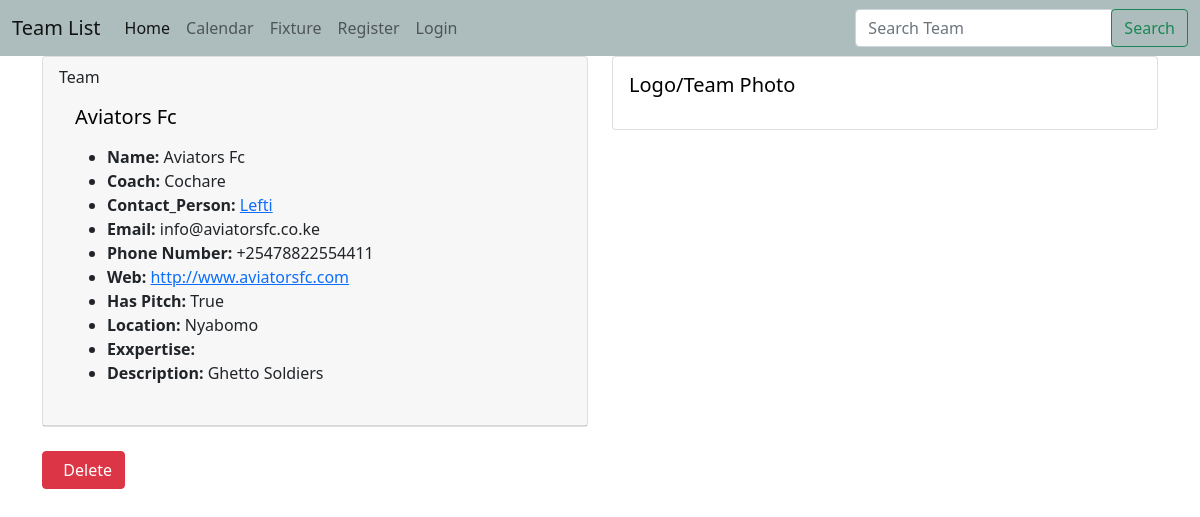
/team/1, run on the app's committed database.
### teams/models.py (models this page shows, shortened)
class Team(models.Model):
    SKILLS_LEVEL = [
        ('Professional', 'Professional: Football is a career'),
        ('Unprofessional', 'Unprofessional: Participate in tournaments'),
        ('Hobbyist', 'Hobbyist: Play for fun and exercise'),
    ]
    name = models.CharField(max_length=200)
    coach = models.CharField(max_length=200)
    contact_person = models.CharField(max_length=200)
    phone_number = models.CharField(max_length=20)
    email = models.EmailField(blank=True)
    web = models.URLField(blank=True)
    created_by = models.ForeignKey(User, on_delete=models.CASCADE)
    logo = models.ImageField(null=True, blank=True, upload_to='images/')
    has_pitch = models.BooleanField(default=False)
    skills_level = models.CharField(
        max_length=20,
        choices=SKILLS_LEVEL,
        default='Select Skills Level'
        )
    location =models.CharField(max_length= 200)
    description = models.TextField(blank=True)
    created_by = models.ForeignKey(User, on_delete=models.CASCADE)

### teams/views.py (the view)
# urls.py: path('team/<int:team_id>', views.team_details, name='team-details'),
def team_details(request, team_id):
    team = Team.objects.get(id=team_id)
    return render(request, 'teams/team_details.html', {'team':team})

### teams/templates/teams/team_details.html (shortened to what this page needs)
{% extends 'teams/base.html' %}
{% block content %}
<centre>
<div class="row">
  <div class="col-sm-6">
      <div class="card">
        <div class="card-header">
         Team
          <div class="card-body">
           <h5 style="color: black;" class="card-title">{{ team.name }}</h5>
           <p class="card-text">
          	<ul>
              <li><strong>Name: </strong>{{ team.name }}</li>
              <li><strong>Coach: </strong>{{ team.coach }}</li>
              <li><strong>Contact_Person: </strong><a href="{% url 'chat-home' %}?u={{ team_user.id }}">{{ team.contact_person }}</a></li>
              <li><strong>Email: </strong>{{ team.email}}</li>
              <li><strong>Phone Number: </strong>{{ team.phone_number }}</li>
              <li><strong>Web: </strong><a href="{{ team.web }}">{{ team.web }}</a></li>
              <li><strong>Has Pitch: </strong>{{ team.has_pitch }}</li>
              <li><strong>Location: </strong>{{ team.location }}</li>
              <li><strong>Exxpertise: </strong>{{ team.expertise }}</li>
              <li><strong>Description: </strong>{{ team.description }}</li>
            </ul>
          </div>
        </div>
      </div>
  </div>
  <div class="col-sm-6">
    <div class="card">
      <div class="card-body">
        <h5 class="card-title" style="color: black;">Logo/Team Photo</h5>
      </div>
    </div>
  </div>
</div>
	<br>
  <button a class="pull-right btn btn-danger ng-binding" data-ng-click="deleteTeam()" has-permission="DELETE_TEAM">&nbsp;&nbsp;Delete </button> &nbsp;&nbsp;&nbsp;&nbsp;
    <br/>
  </div>
  <br/><br/>
	<br/>
{% endblock %}

### teams/templates/teams/base.html (style rules this page uses)
body { background-image: url('https://t3.ftcdn.net/jpg/01/31/22/84/240_F_131228401_Sx9CgNcjxxYEsLCN81KGN4LIu6zFPD0h.jpg'); background-size: cover; }
h1, h2, h3, h4, h5, h6 { color: white; }

### data on the page
Team: name "Aviators Fc", coach "Cochare", contact_person "Lefti", email "info@aviatorsfc.co.ke", phone_number "+25478822554411", web "http://www.aviatorsfc.com", has_pitch "True", location "Nyabomo", description "Ghetto Soldiers"
